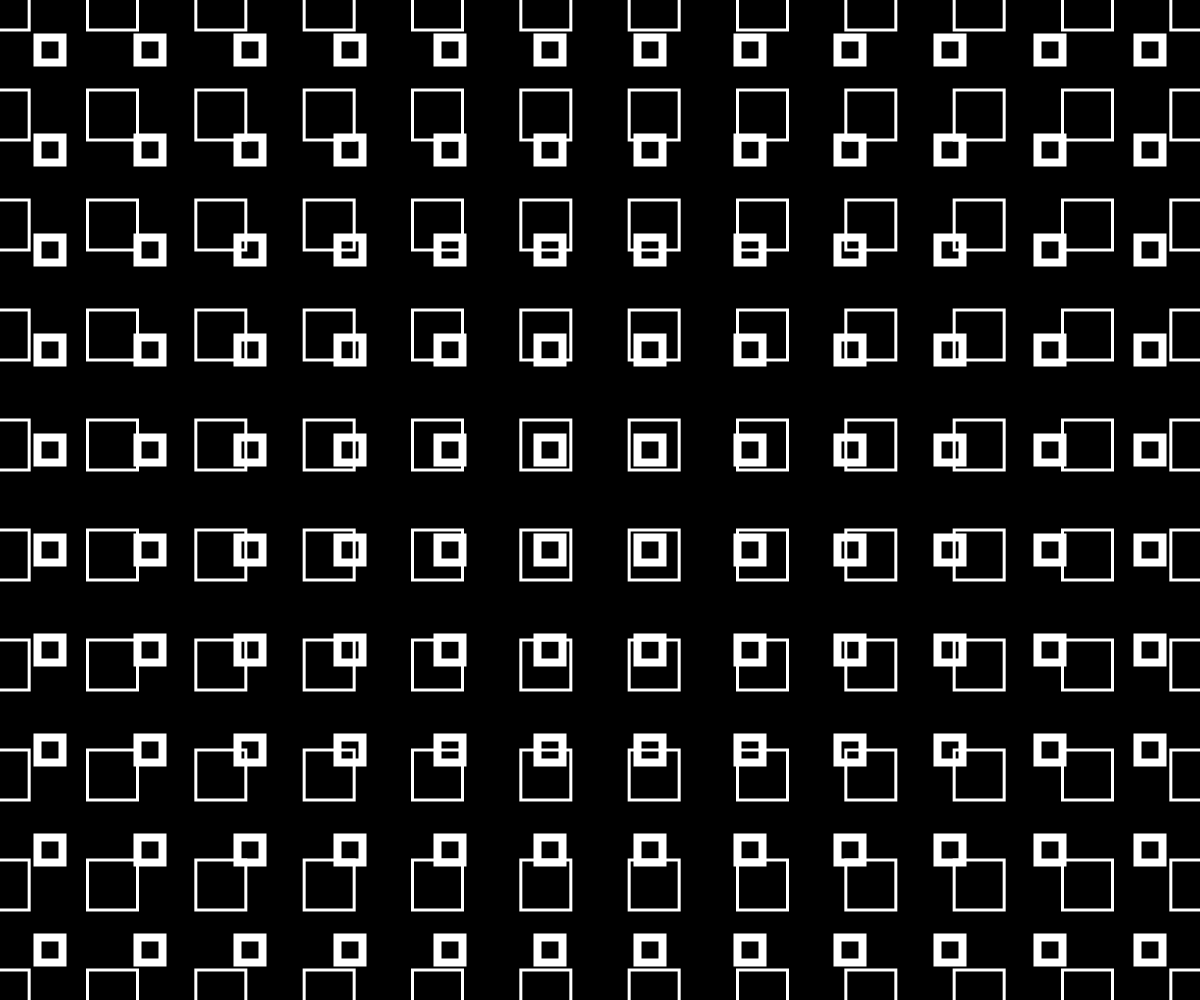
Frame 1 (no input)
Frame 60 (no input): identical to frame 1, image omitted
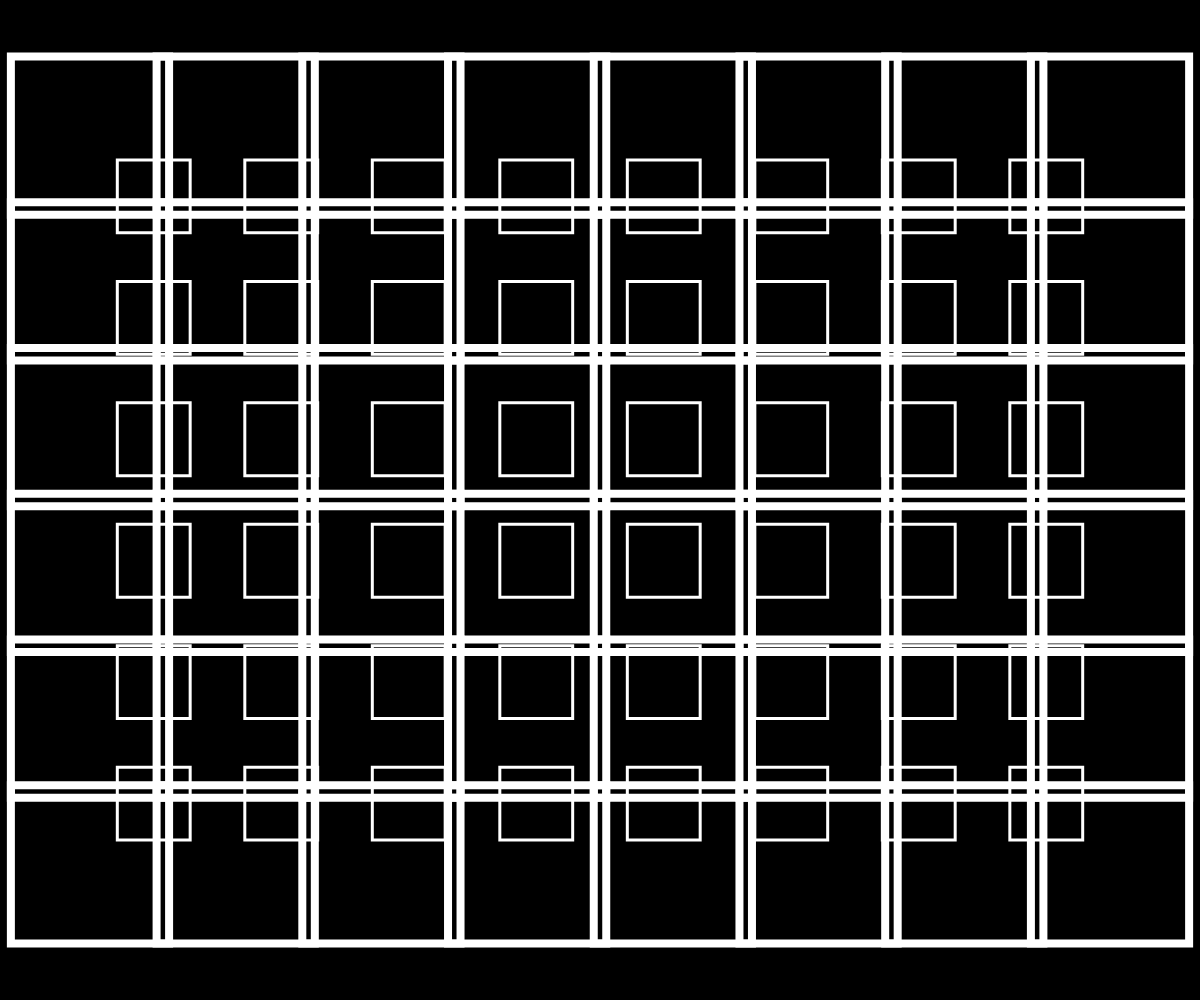
Frame 120 (the mouse pressed at the canvas centre since frame 60)

The p5.js sketch that drew these frames (run headless with seeded random() and noise() and a simulated clock; from frame 60 on, the mouse is pressed at the canvas centre):

// p5.js sketch
// ── sketch.js
let slotSize = 100;
let marginX;
let marginY;

function setup() {

    createCanvas(windowWidth, windowHeight);
    background(180);

    pixelDensity(1);

    marginX = windowWidth - int((windowWidth / slotSize)) * slotSize;
    marginY = windowHeight - int((windowHeight / slotSize)) * slotSize;

    rectMode(CENTER);
    background(0)
}


function draw() {

    background(0)
    noFill()
    strokeWeight(8)
    stroke(255)

    for (let i = marginX / 2 + slotSize / 2; i < width - marginX / 2; i += slotSize) {
        for (let j = marginY / 2 + slotSize / 2; j < height - marginY / 2; j += slotSize) {
            push()
            translate(i,j)

            let angle = map(mouseX, 0, width, 0, TWO_PI)
            let s = map(mouseY, 0, height, 25, slotSize*2)
            rotate(angle)
            rect(0, 0, s, s);

            pop()
        }
    }

    strokeWeight(3)

     for (let i = marginX / 2 + slotSize / 2; i < width - marginX / 2; i += slotSize) {
        for (let j = marginY / 2 + slotSize / 2; j < height - marginY / 2; j += slotSize) {
            push()
            translate(i,j)
            let angle = map(mouseX, 0, width, 0, TWO_PI)
            rotate(angle)
            let xOffset = map (i, marginX/2, width-marginX/2, -slotSize*0.5 , slotSize *0.5)
            let yOffset = map (j, marginY/2, height-marginY/2, -slotSize*0.5 , slotSize *0.5)
            rect(xOffset, yOffset, slotSize*0.5, slotSize*0.5);
            pop()
        }
    }

}

function mousePressed(){
    background(0)
    slotSize = random(10, 200);
    marginX = windowWidth - int((windowWidth / slotSize)) * slotSize;
    marginY = windowHeight - int((windowHeight / slotSize)) * slotSize;
}

function windowResized() {
    resizeCanvas(windowWidth, windowHeight);
    marginX = windowWidth - int((windowWidth / slotSize)) * slotSize;
    marginY = windowHeight - int((windowHeight / slotSize)) * slotSize;
}
